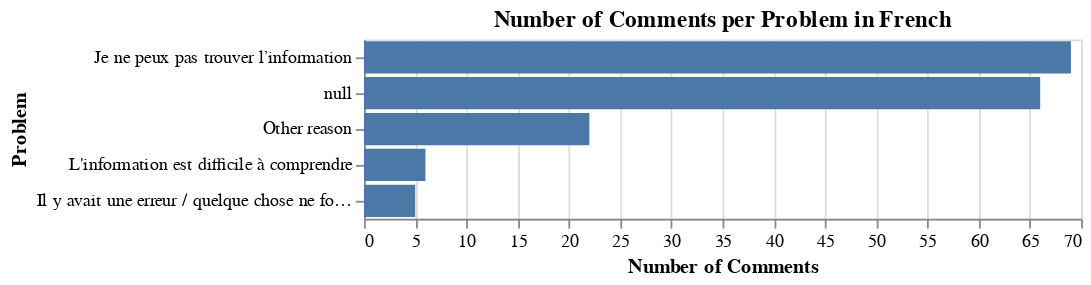

The notebook cell saved with this chart:
### Code cell
fr_prob_count = alt.Chart(sample.loc[sample['Language']=='fr'], 
           title=alt.TitleParams(text='Number of Comments per Problem in French')
).mark_bar().encode(
    alt.X('count()', title='Number of Comments'),
    alt.Y('Problem', sort="-x"))

fr_prob_count

### Figure 1 — Vega-Lite specification as saved in the notebook (floating-point values rounded to 4 significant figures; data arrays with more than 128 entries replaced by an {"elided": "..."} marker saying what was removed)
{"$schema": "https://vega.github.io/schema/vega-lite/v4.8.1.json", "config": {"view": {"continuousHeight": 300, "continuousWidth": 400}}, "data": {"name": "data-135ae7d75c1290e60a3d576bc511b72f"}, "datasets": {"data-135ae7d75c1290e60a3d576bc511b72f": {"elided": "168 records"}}, "encoding": {"x": {"aggregate": "count", "title": "Number of Comments", "type": "quantitative"}, "y": {"field": "Problem", "sort": "-x", "type": "nominal"}}, "mark": "bar", "title": {"text": "Number of Comments per Problem in French"}}
